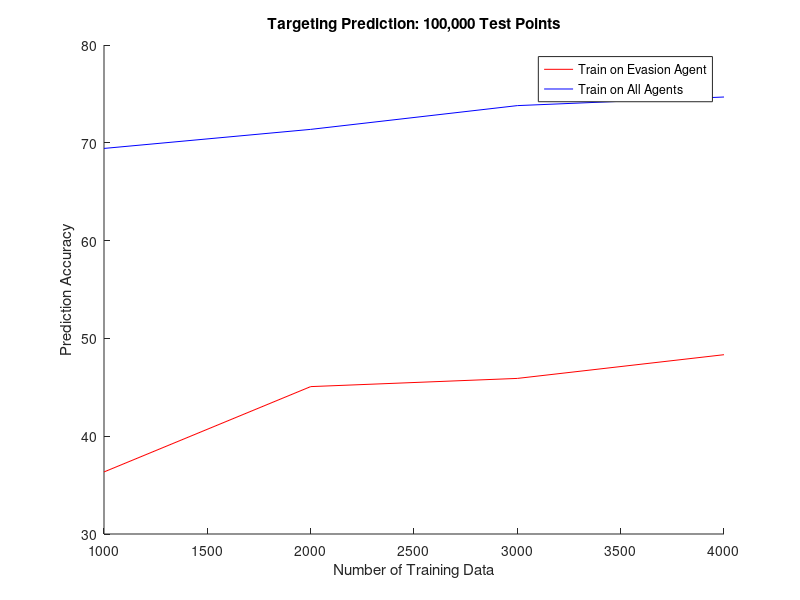
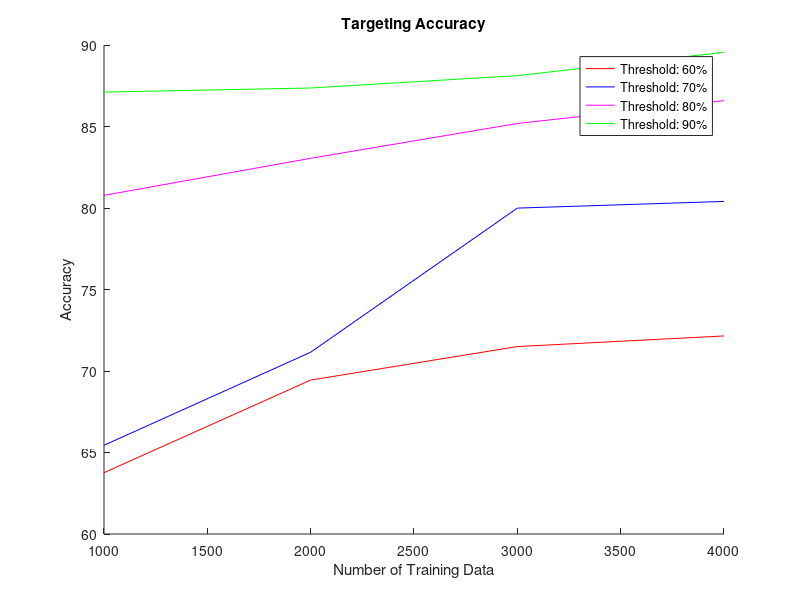
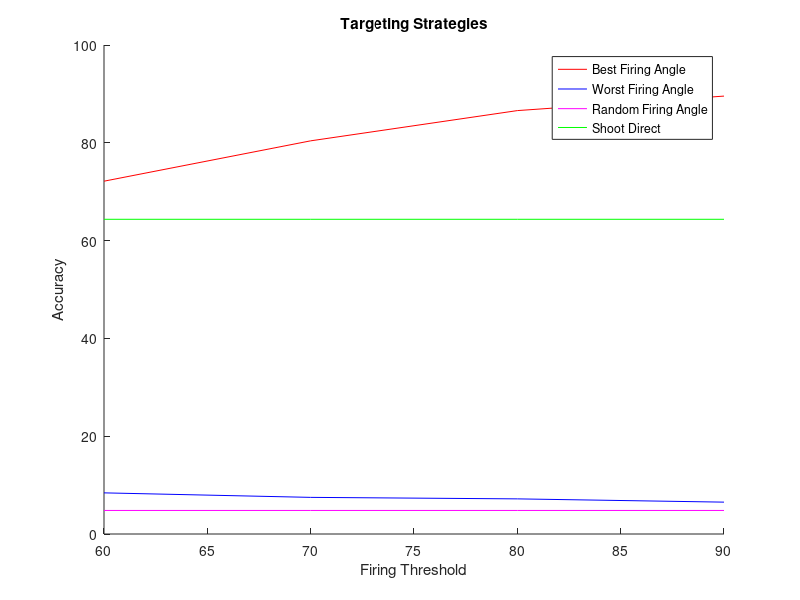

Write MATLAB code to recreate these figures, in order.
function generateTargetGraphs

data = [1000 2000 3000 4000];

allPrediction = [69.4248 71.3729 73.8027 74.6822];
singlePrediction = [36.3449 45.0709 45.9092 48.3338];

figure(1); hold on;
plot(data, singlePrediction, 'r');
plot(data, allPrediction, 'b');
title('Targeting Prediction: 100,000 Test Points');
ylabel('Prediction Accuracy'); xlabel('Number of Training Data');
legend('Train on Evasion Agent', 'Train on All Agents');

percent60 = [63.7622676780386, 69.4441901856089, 71.4998981047483, 72.1505601121454];
percent70 = [65.4438791402762, 71.1521436701657, 79.9935574167463, 80.4034002313767];
percent80 = [80.7766059443912, 83.0502545765479, 85.1861204048566, 86.5860545460585];
percent90 = [87.1107668474051, 87.3629834950233, 88.1215735308262, 89.5520455722424];

figure(2); hold on;
plot(data, percent60, 'r');
plot(data, percent70, 'b');
plot(data, percent80, 'm');
plot(data, percent90, 'g');
title('Targeting Accuracy'); xlabel('Number of Training Data');
ylabel('Accuracy');
legend('Threshold: 60%', 'Threshold: 70%', 'Threshold: 80%', 'Threshold: 90%');

threshold = [60, 70, 80, 90];
best = [72.1505601121454, 80.4034002313767, 86.5860545460585, 89.5520455722424];
worst = [8.41329888663345, 7.49142623415033, 7.18450783553656, 6.51598582831775];
rand = 4.81585491339393*ones(4,1);
straight = 64.357879587431*ones(4,1);

figure(3); hold on;
plot(threshold, best, 'r');
plot(threshold, worst, 'b');
plot(threshold, rand, 'm');
plot(threshold, straight, 'g');
title('Targeting Strategies'); xlabel('Firing Threshold'); ylabel('Accuracy');
legend('Best Firing Angle', 'Worst Firing Angle', 'Random Firing Angle', 'Shoot Direct');

end
